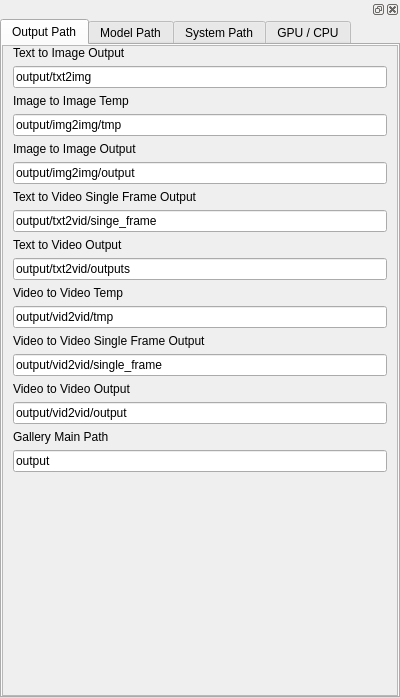
<?xml version="1.0" encoding="UTF-8"?>
<ui version="4.0">
 <class>Form</class>
 <widget class="QWidget" name="Form">
  <property name="geometry">
   <rect>
    <x>0</x>
    <y>0</y>
    <width>400</width>
    <height>698</height>
   </rect>
  </property>
  <property name="windowTitle">
   <string>Form</string>
  </property>
  <property name="accessibleName">
   <string>systemConfig</string>
  </property>
  <layout class="QVBoxLayout" name="verticalLayout_9">
   <property name="leftMargin">
    <number>0</number>
   </property>
   <property name="topMargin">
    <number>0</number>
   </property>
   <property name="rightMargin">
    <number>0</number>
   </property>
   <property name="bottomMargin">
    <number>0</number>
   </property>
   <item>
    <widget class="QDockWidget" name="dockWidget">
     <property name="accessibleName">
      <string>systemConfig</string>
     </property>
     <widget class="QWidget" name="dockWidgetContents">
      <layout class="QVBoxLayout" name="verticalLayout_8">
       <property name="leftMargin">
        <number>0</number>
       </property>
       <property name="topMargin">
        <number>0</number>
       </property>
       <property name="rightMargin">
        <number>0</number>
       </property>
       <property name="bottomMargin">
        <number>0</number>
       </property>
       <item>
        <widget class="QTabWidget" name="tabWidget">
         <property name="currentIndex">
          <number>0</number>
         </property>
         <widget class="QWidget" name="outputPath">
          <attribute name="title">
           <string>Output Path</string>
          </attribute>
          <layout class="QVBoxLayout" name="verticalLayout_4">
           <property name="leftMargin">
            <number>0</number>
           </property>
           <property name="topMargin">
            <number>0</number>
           </property>
           <property name="rightMargin">
            <number>0</number>
           </property>
           <property name="bottomMargin">
            <number>0</number>
           </property>
           <item>
            <widget class="QScrollArea" name="scrollArea">
             <property name="widgetResizable">
              <bool>true</bool>
             </property>
             <widget class="QWidget" name="scrollAreaWidgetContents">
              <property name="geometry">
               <rect>
                <x>0</x>
                <y>0</y>
                <width>392</width>
                <height>643</height>
               </rect>
              </property>
              <layout class="QVBoxLayout" name="verticalLayout_3">
               <property name="leftMargin">
                <number>5</number>
               </property>
               <property name="topMargin">
                <number>0</number>
               </property>
               <property name="rightMargin">
                <number>5</number>
               </property>
               <property name="bottomMargin">
                <number>0</number>
               </property>
               <item>
                <layout class="QVBoxLayout" name="verticalLayout">
                 <property name="leftMargin">
                  <number>5</number>
                 </property>
                 <property name="rightMargin">
                  <number>5</number>
                 </property>
                 <item>
                  <widget class="QLabel" name="label">
                   <property name="text">
                    <string>Text to Image Output</string>
                   </property>
                  </widget>
                 </item>
                 <item>
                  <widget class="QLineEdit" name="txt2img_out_dir">
                   <property name="text">
                    <string>output/txt2img</string>
                   </property>
                  </widget>
                 </item>
                 <item>
                  <widget class="QLabel" name="label_2">
                   <property name="text">
                    <string>Image to Image Temp</string>
                   </property>
                  </widget>
                 </item>
                 <item>
                  <widget class="QLineEdit" name="img2img_tmp_dir">
                   <property name="text">
                    <string>output/img2img/tmp</string>
                   </property>
                  </widget>
                 </item>
                 <item>
                  <widget class="QLabel" name="label_3">
                   <property name="text">
                    <string>Image to Image Output</string>
                   </property>
                  </widget>
                 </item>
                 <item>
                  <widget class="QLineEdit" name="img2img_out_dir">
                   <property name="text">
                    <string>output/img2img/output</string>
                   </property>
                  </widget>
                 </item>
                 <item>
                  <widget class="QLabel" name="label_7">
                   <property name="text">
                    <string>Text to Video Single Frame Output</string>
                   </property>
                  </widget>
                 </item>
                 <item>
                  <widget class="QLineEdit" name="txt2vid_single_frame_dir">
                   <property name="text">
                    <string>output/txt2vid/singe_frame</string>
                   </property>
                  </widget>
                 </item>
                 <item>
                  <widget class="QLabel" name="label_4">
                   <property name="text">
                    <string>Text to Video Output</string>
                   </property>
                  </widget>
                 </item>
                 <item>
                  <widget class="QLineEdit" name="txt2vid_out_dir">
                   <property name="text">
                    <string>output/txt2vid/outputs</string>
                   </property>
                  </widget>
                 </item>
                 <item>
                  <widget class="QLabel" name="label_5">
                   <property name="text">
                    <string>Video to Video Temp</string>
                   </property>
                  </widget>
                 </item>
                 <item>
                  <widget class="QLineEdit" name="vid2vid_tmp_dir">
                   <property name="text">
                    <string>output/vid2vid/tmp</string>
                   </property>
                  </widget>
                 </item>
                 <item>
                  <widget class="QLabel" name="label_8">
                   <property name="text">
                    <string>Video to Video Single Frame Output</string>
                   </property>
                  </widget>
                 </item>
                 <item>
                  <widget class="QLineEdit" name="vid2vid_single_frame_dir">
                   <property name="text">
                    <string>output/vid2vid/single_frame</string>
                   </property>
                  </widget>
                 </item>
                 <item>
                  <widget class="QLabel" name="label_6">
                   <property name="text">
                    <string>Video to Video Output</string>
                   </property>
                  </widget>
                 </item>
                 <item>
                  <widget class="QLineEdit" name="vid2vid_out_dir">
                   <property name="text">
                    <string>output/vid2vid/output</string>
                   </property>
                  </widget>
                 </item>
                 <item>
                  <widget class="QLabel" name="label_18">
                   <property name="text">
                    <string>Gallery Main Path</string>
                   </property>
                  </widget>
                 </item>
                 <item>
                  <widget class="QLineEdit" name="out_dir">
                   <property name="text">
                    <string>output</string>
                   </property>
                  </widget>
                 </item>
                 <item>
                  <spacer name="verticalSpacer_2">
                   <property name="orientation">
                    <enum>Qt::Vertical</enum>
                   </property>
                   <property name="sizeHint" stdset="0">
                    <size>
                     <width>20</width>
                     <height>40</height>
                    </size>
                   </property>
                  </spacer>
                 </item>
                </layout>
               </item>
              </layout>
             </widget>
            </widget>
           </item>
          </layout>
         </widget>
         <widget class="QWidget" name="modelPath">
          <attribute name="title">
           <string>Model Path</string>
          </attribute>
          <layout class="QHBoxLayout" name="horizontalLayout">
           <property name="leftMargin">
            <number>5</number>
           </property>
           <property name="topMargin">
            <number>0</number>
           </property>
           <property name="rightMargin">
            <number>5</number>
           </property>
           <property name="bottomMargin">
            <number>0</number>
           </property>
           <item>
            <widget class="QScrollArea" name="scrollArea_3">
             <property name="widgetResizable">
              <bool>true</bool>
             </property>
             <widget class="QWidget" name="scrollAreaWidgetContents_3">
              <property name="geometry">
               <rect>
                <x>0</x>
                <y>0</y>
                <width>382</width>
                <height>643</height>
               </rect>
              </property>
              <layout class="QVBoxLayout" name="verticalLayout_6">
               <property name="leftMargin">
                <number>5</number>
               </property>
               <property name="topMargin">
                <number>0</number>
               </property>
               <property name="rightMargin">
                <number>5</number>
               </property>
               <property name="bottomMargin">
                <number>0</number>
               </property>
               <item>
                <widget class="QLabel" name="label_11">
                 <property name="text">
                  <string>Adabins</string>
                 </property>
                </widget>
               </item>
               <item>
                <widget class="QLineEdit" name="adabins_model_file">
                 <property name="text">
                  <string>models/AdaBins_nyu.pt</string>
                 </property>
                </widget>
               </item>
               <item>
                <widget class="QLabel" name="label_12">
                 <property name="text">
                  <string>Midas</string>
                 </property>
                </widget>
               </item>
               <item>
                <widget class="QLineEdit" name="midas_model_file">
                 <property name="text">
                  <string>models/dpt_large-midas-2f21e586.pt</string>
                 </property>
                </widget>
               </item>
               <item>
                <widget class="QLabel" name="label_13">
                 <property name="text">
                  <string>SD Clip</string>
                 </property>
                </widget>
               </item>
               <item>
                <widget class="QLineEdit" name="sd_clip_model_file">
                 <property name="text">
                  <string>models/sd-clip-vit-l14-img-embed_ema_only.ckpt</string>
                 </property>
                </widget>
               </item>
               <item>
                <widget class="QLabel" name="label_14">
                 <property name="text">
                  <string>Stable Diffusion</string>
                 </property>
                </widget>
               </item>
               <item>
                <widget class="QLineEdit" name="sd_model_file">
                 <property name="text">
                  <string>models/sd-v1-4.ckpt</string>
                 </property>
                </widget>
               </item>
               <item>
                <widget class="QLabel" name="label_21">
                 <property name="text">
                  <string>Stable Diffusion Inference</string>
                 </property>
                </widget>
               </item>
               <item>
                <widget class="QLineEdit" name="sdInference">
                 <property name="text">
                  <string>configs/stable-diffusion/v1-inference.yaml</string>
                 </property>
                </widget>
               </item>
               <item>
                <widget class="QLabel" name="label_15">
                 <property name="text">
                  <string>GFPGAN Path</string>
                 </property>
                </widget>
               </item>
               <item>
                <widget class="QLineEdit" name="gfpgan_dir">
                 <property name="text">
                  <string>src/gfpgan</string>
                 </property>
                </widget>
               </item>
               <item>
                <widget class="QLabel" name="label_19">
                 <property name="text">
                  <string>GFPGAN Model Path</string>
                 </property>
                </widget>
               </item>
               <item>
                <widget class="QLineEdit" name="gfpgan_model_file">
                 <property name="text">
                  <string>experiments/pretrained_models/GFPGANv1.3.pth</string>
                 </property>
                </widget>
               </item>
               <item>
                <widget class="QLabel" name="label_16">
                 <property name="text">
                  <string>RealESRGAN</string>
                 </property>
                </widget>
               </item>
               <item>
                <widget class="QLineEdit" name="realesrgan_dir">
                 <property name="text">
                  <string>src/realesrgan</string>
                 </property>
                </widget>
               </item>
               <item>
                <widget class="QLabel" name="label_20">
                 <property name="text">
                  <string>RealESRGAN Model Path</string>
                 </property>
                </widget>
               </item>
               <item>
                <widget class="QLineEdit" name="realesrgan_model_file">
                 <property name="text">
                  <string>experiments/pretrained_models/RealESRGAN_x4plus.pth</string>
                 </property>
                </widget>
               </item>
               <item>
                <widget class="QLabel" name="label_17">
                 <property name="text">
                  <string>RealESRGAN Anime Model Path</string>
                 </property>
                </widget>
               </item>
               <item>
                <widget class="QLineEdit" name="realesrgan_anime_model_file">
                 <property name="text">
                  <string>experiments/pretrained_models/RealESRGAN_x4plus_anime_6B.pth</string>
                 </property>
                </widget>
               </item>
               <item>
                <widget class="QLabel" name="label_23">
                 <property name="text">
                  <string>Custom SD Model Path</string>
                 </property>
                </widget>
               </item>
               <item>
                <widget class="QLineEdit" name="lineEdit">
                 <property name="text">
                  <string>models/custom</string>
                 </property>
                </widget>
               </item>
               <item>
                <spacer name="verticalSpacer">
                 <property name="orientation">
                  <enum>Qt::Vertical</enum>
                 </property>
                 <property name="sizeHint" stdset="0">
                  <size>
                   <width>20</width>
                   <height>40</height>
                  </size>
                 </property>
                </spacer>
               </item>
              </layout>
             </widget>
            </widget>
           </item>
          </layout>
         </widget>
         <widget class="QWidget" name="systemPath">
          <attribute name="title">
           <string>System Path</string>
          </attribute>
          <layout class="QVBoxLayout" name="verticalLayout_2">
           <property name="spacing">
            <number>2</number>
           </property>
           <property name="leftMargin">
            <number>0</number>
           </property>
           <property name="topMargin">
            <number>0</number>
           </property>
           <property name="rightMargin">
            <number>0</number>
           </property>
           <property name="bottomMargin">
            <number>0</number>
           </property>
           <item>
            <widget class="QScrollArea" name="scrollArea_2">
             <property name="widgetResizable">
              <bool>true</bool>
             </property>
             <widget class="QWidget" name="scrollAreaWidgetContents_2">
              <property name="geometry">
               <rect>
                <x>0</x>
                <y>0</y>
                <width>392</width>
                <height>643</height>
               </rect>
              </property>
              <layout class="QVBoxLayout" name="verticalLayout_7">
               <property name="leftMargin">
                <number>5</number>
               </property>
               <property name="topMargin">
                <number>0</number>
               </property>
               <property name="rightMargin">
                <number>5</number>
               </property>
               <property name="bottomMargin">
                <number>0</number>
               </property>
               <item>
                <widget class="QLabel" name="label_9">
                 <property name="text">
                  <string>ffmpeg Path</string>
                 </property>
                </widget>
               </item>
               <item>
                <widget class="QLineEdit" name="ffmpeg_file">
                 <property name="text">
                  <string>C:\\tools\\ffmpeg\\bin\\ffmpeg.exe</string>
                 </property>
                </widget>
               </item>
               <item>
                <widget class="QLabel" name="label_10">
                 <property name="text">
                  <string>Settings Path</string>
                 </property>
                </widget>
               </item>
               <item>
                <widget class="QLineEdit" name="settingsPath">
                 <property name="text">
                  <string>configs/aiPixels/webui_settings.json</string>
                 </property>
                </widget>
               </item>
               <item>
                <spacer name="verticalSpacer_3">
                 <property name="orientation">
                  <enum>Qt::Vertical</enum>
                 </property>
                 <property name="sizeHint" stdset="0">
                  <size>
                   <width>20</width>
                   <height>40</height>
                  </size>
                 </property>
                </spacer>
               </item>
              </layout>
             </widget>
            </widget>
           </item>
          </layout>
         </widget>
         <widget class="QWidget" name="CPUGPU">
          <attribute name="title">
           <string>GPU / CPU</string>
          </attribute>
          <layout class="QVBoxLayout" name="verticalLayout_5">
           <property name="leftMargin">
            <number>0</number>
           </property>
           <property name="topMargin">
            <number>0</number>
           </property>
           <property name="rightMargin">
            <number>0</number>
           </property>
           <property name="bottomMargin">
            <number>0</number>
           </property>
           <item>
            <widget class="QScrollArea" name="scrollArea_4">
             <property name="widgetResizable">
              <bool>true</bool>
             </property>
             <widget class="QWidget" name="scrollAreaWidgetContents_4">
              <property name="geometry">
               <rect>
                <x>0</x>
                <y>0</y>
                <width>392</width>
                <height>643</height>
               </rect>
              </property>
              <layout class="QVBoxLayout" name="verticalLayout_10">
               <property name="leftMargin">
                <number>5</number>
               </property>
               <property name="topMargin">
                <number>0</number>
               </property>
               <property name="rightMargin">
                <number>5</number>
               </property>
               <property name="bottomMargin">
                <number>0</number>
               </property>
               <item>
                <widget class="QLabel" name="label_22">
                 <property name="text">
                  <string>GPU</string>
                 </property>
                </widget>
               </item>
               <item>
                <widget class="QLineEdit" name="gpu">
                 <property name="text">
                  <string>0</string>
                 </property>
                </widget>
               </item>
               <item>
                <widget class="QCheckBox" name="gfpgan_cpu">
                 <property name="text">
                  <string>GFPGAN CPU</string>
                 </property>
                </widget>
               </item>
               <item>
                <widget class="QCheckBox" name="realesrgan_cpu">
                 <property name="text">
                  <string>RealESRGAN CPU</string>
                 </property>
                </widget>
               </item>
               <item>
                <widget class="QCheckBox" name="extra_models_cpu">
                 <property name="text">
                  <string>Extra Models CPU</string>
                 </property>
                </widget>
               </item>
               <item>
                <widget class="QCheckBox" name="extra_models_gpu">
                 <property name="text">
                  <string>Extra Models GPU</string>
                 </property>
                </widget>
               </item>
               <item>
                <spacer name="verticalSpacer_4">
                 <property name="orientation">
                  <enum>Qt::Vertical</enum>
                 </property>
                 <property name="sizeHint" stdset="0">
                  <size>
                   <width>20</width>
                   <height>40</height>
                  </size>
                 </property>
                </spacer>
               </item>
              </layout>
             </widget>
            </widget>
           </item>
          </layout>
         </widget>
        </widget>
       </item>
      </layout>
     </widget>
    </widget>
   </item>
  </layout>
 </widget>
 <resources/>
 <connections/>
</ui>
